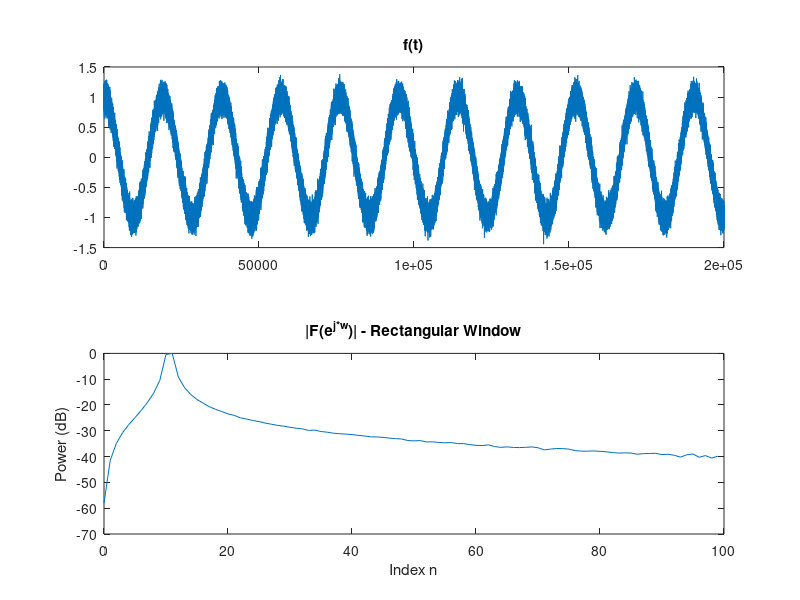
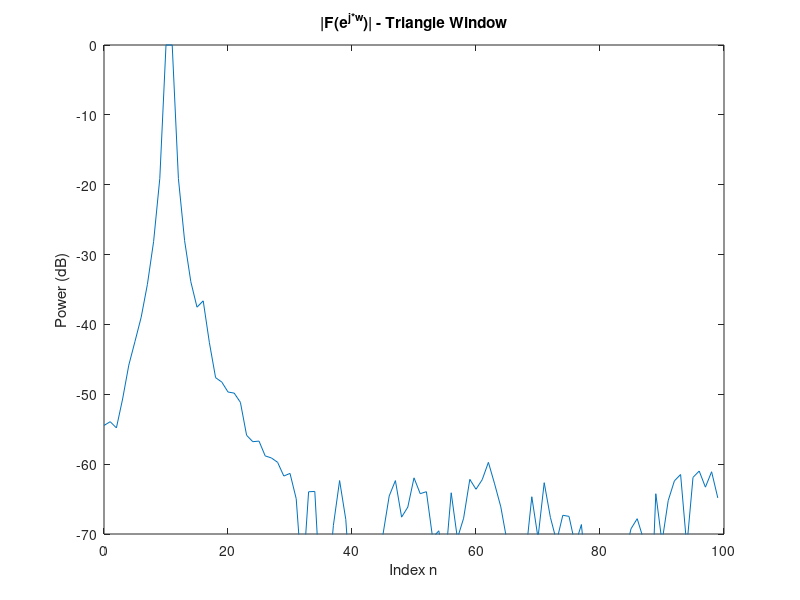
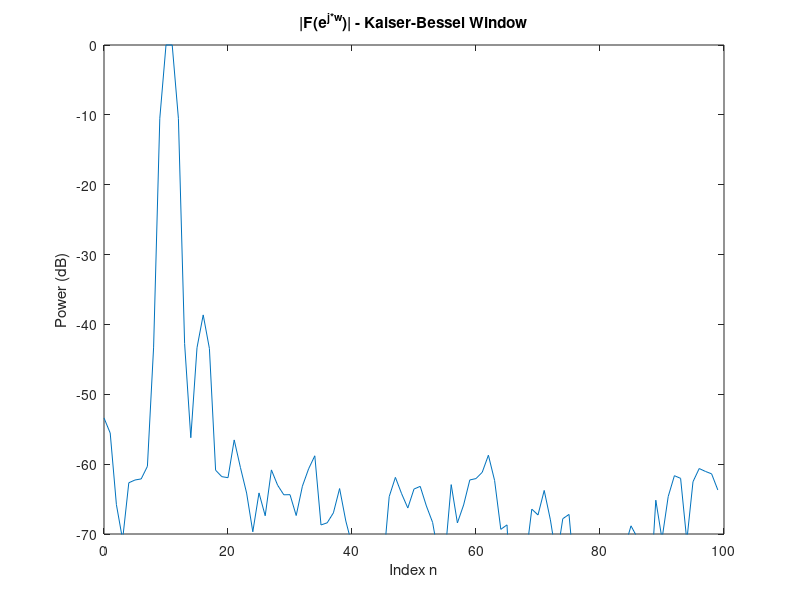

The MATLAB script that drew these images, in order:
% Create a test signal of sum of two sampled cosine waves in cont. time
Fs = 1;             % sampling frequency
N  = 200000;           % # of samples
f1 = 10.5 * Fs / N; % frequency 1
f2 = 16   * Fs / N; % frequency 2

t = 0:N-1;          % time series

f = cos(2*pi*f1*t) + 0.01*cos(2*pi*f2*t); % combined signal x[n]
noise = wgn(1,N,-20);                     % white gaussian noise
f = f + noise;                            % add noise to signal

% Plot 200 samples of the waveform
figure(1);
subplot(211); plot(t,f);
title('f(t)');

% Compute FFT
fft_rec = fft(f);
fft_rec_dB = 20*log10(abs(fft_rec(1:100)));
fft_rec_dB = fft_rec_dB - max(fft_rec_dB);

% Plot FFT magnitude in dB vs. bin number for bins 0-100
subplot(212); plot(t(1:100),fft_rec_dB);
ylim([-70 0])
xlim([0 100])
title('|F(e^j^*^w)| - Rectangular Window');
xlabel('Index n');
ylabel('Power (dB)');

% rectangle window stuff
window_rec = rectwin(N);

% Get windows for low- and high-performing window functions
window_triang = triang(N);
window_kaiser = kaiser(N, 2.5*pi);

% Find fft of window functions
fft_triang = fft(f .* window_triang');
fft_kaiser = fft(f .* window_kaiser');

% Convert triangle window fft to dB
fft_triang_dB = 20*log10(abs(fft_triang));
% Normalize dB to match the paper
fft_triang_dB = fft_triang_dB - max(fft_triang_dB);

% Convert kaiser window fft to dB
fft_kaiser_dB   = 20*log10(abs(fft_kaiser));
% Normalize dB to match the paper
fft_kaiser_dB = fft_kaiser_dB - max(fft_kaiser_dB);

figure(2);
% subplot(211); plot(t(1:100),fft_triang_dB(1:100));
plot(t(1:100),fft_triang_dB(1:100));
title('|F(e^j^*^w)| - Triangle Window');
ylim([-70 0])
xlim([0 100])
xlabel('Index n');
ylabel('Power (dB)');

% window func
% subplot(212); plot(t, window_triang');

% log mag of window fft
fft_win_triang = fft(window_triang');
fft_win_triang_dB = abs(fft_win_triang);

% subplot(313); plot(t, fft_win_triang_dB);

figure(3);
% subplot(212); plot(t(1:100),fft_kaiser_dB(1:100));
plot(t(1:100),fft_kaiser_dB(1:100));
title('|F(e^j^*^w)| - Kaiser-Bessel Window');
ylim([-70 0])
xlim([0 100])
xlabel('Index n');
ylabel('Power (dB)');

% show kaiser and other eqs
% take fft of that func and shows what we're gonna concolve with 